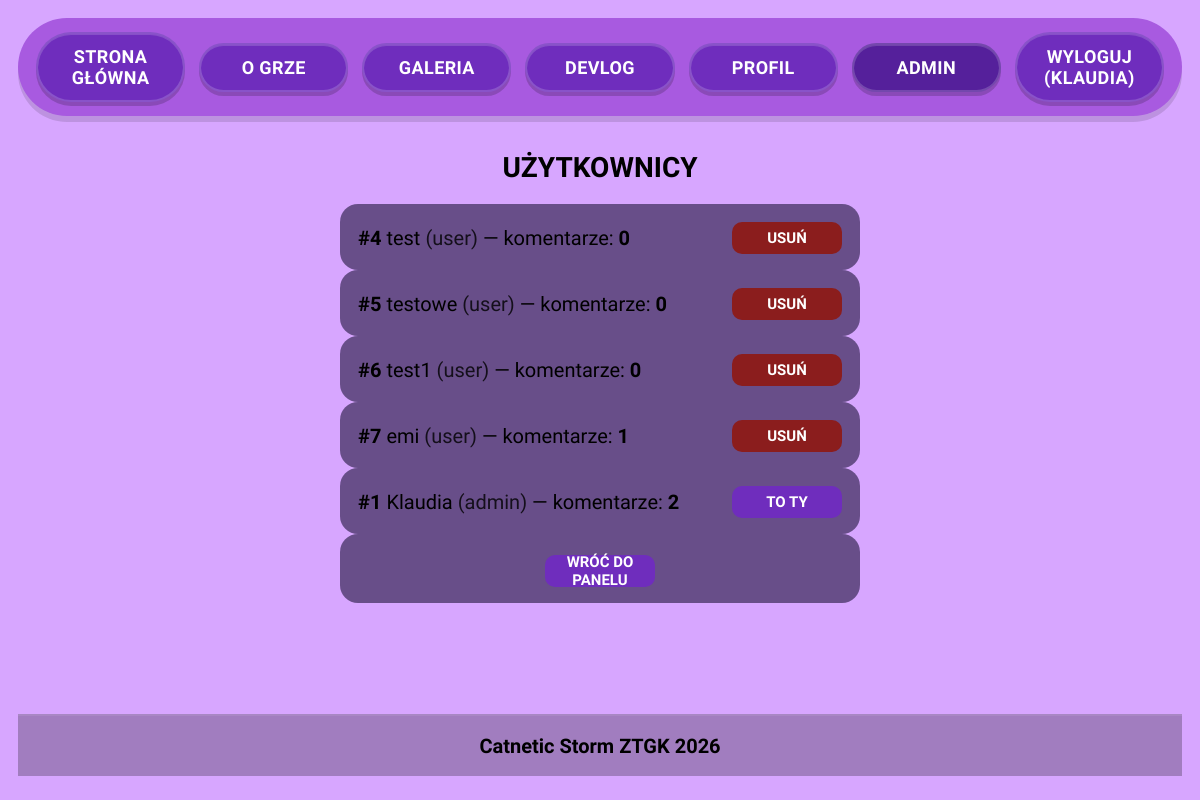
The page /admin/users.php (signed in) on the database its author committed.
### tables this page shows
CREATE TABLE `users` (
  `user_id` int(11) NOT NULL,
  `username` varchar(50) NOT NULL,
  `password` varchar(255) NOT NULL,
  `role` enum('admin','user') NOT NULL DEFAULT 'user',
  `created_at` timestamp NOT NULL DEFAULT current_timestamp()
);

### admin/users.php (the view, shortened to what this page needs)
<?php
require __DIR__ . '/../includes/db.php';
$stmt = $pdo->query("
  SELECT u.user_id, u.username, u.role,
    (SELECT COUNT(*) FROM comments c WHERE c.user_id = u.user_id) AS comments_count
  FROM users u
  ORDER BY u.role DESC, u.user_id ASC
");
$users = $stmt->fetchAll();
?>
<!DOCTYPE html>
<html lang="pl">
<head>
  <?php include __DIR__ . '/../includes/head.php'; ?>
</head>
<body>
  <?php include __DIR__ . '/../includes/header.php'; ?>
  <main>
    <section class="admin">
      <h1>Użytkownicy</h1>
      <?php if (!$users): ?>
        <div class="auth-card">Brak użytkowników.</div>
      <?php else: ?>
        <?php foreach ($users as $u): ?>
          <article class="auth-card" style="display:flex; justify-content:space-between; gap:12px; flex-wrap:wrap; align-items:center;">
            <div>
              <strong>#<?= (int)$u['user_id'] ?></strong>
              <?= htmlspecialchars($u['username']) ?>
              <span style="opacity:.8;">(<?= htmlspecialchars($u['role']) ?>)</span>
              — komentarze: <strong><?= (int)$u['comments_count'] ?></strong>
            </div>
            <div>
              <?php if ((int)$u['user_id'] === (int)$_SESSION['user_id']): ?>
                <button class="auth-btn" type="button" disabled>TO TY</button>
              <?php elseif (($u['role'] ?? '') === 'admin'): ?>
                <button class="auth-btn" type="button" disabled>ADMIN</button>
              <?php else: ?>
                <form method="post" action="users.php" style="display:inline;"
                      onsubmit="return confirm('Usunąć użytkownika i wszystkie jego komentarze?');">
                  <button class="auth-btn" type="submit" style="background:#8b1d1d;">USUŃ</button>
                </form>
              <?php endif; ?>
            </div>
          </article>
        <?php endforeach; ?>
      <?php endif; ?>
      <div class="auth-card auth-card--small">
        <a class="auth-btn auth-btn--link" href="index.php">WRÓĆ DO PANELU</a>
      </div>
    </section>
  </main>
  <?php include __DIR__ . '/../includes/footer.php'; ?>
</body>
</html>

### css/style.css (style rules this page uses)
:root { --bg: #d7a6ff; --menu-bg: #a85ae0; --pill: #6f2dbd; --pill-hover: #5c22a6; --pill-active: #55209b; --frame-bg: #b47ee0; --frame-border: #5a2aa4; }
* { box-sizing: border-box; font-family: inherit; }
body { margin: 0; font-family: 'Pixelify Sans', sans-serif; font-size: 20px; background: var(--bg); padding: 18px 18px 24px; display: flex; flex-direction: column; min-height: 100vh; }
main { width: 100%; display: flex; justify-content: center; padding: 0; flex: 1; }
.auth-card { width: min(520px, 92vw); background: rgba(74, 55, 104, .78); border-radius: 18px; padding: 18px 18px 16px; }
.auth-card--small { padding: 14px 18px 16px; text-align: center; }
.auth-btn { display: inline-flex; align-items: center; justify-content: center; width: 110px; height: 32px; background: #6f2dbd; color: #fff; border: 0; border-radius: 10px; font-family: 'Pixelify Sans', sans-serif; font-weight: 900; text-transform: uppercase; font-size: 15px; cursor: pointer; text-decoration: none; }
.auth-btn--link { margin-top: 0 !important; }
.admin h1 { font-size: 28px; text-align: center; margin-bottom: 20px; text-transform: uppercase; }

### rows shown on the page
users: user_id "4", username "test", role "user", comments_count "0"
users: user_id "5", username "testowe", role "user", comments_count "0"
users: user_id "6", username "test1", role "user", comments_count "0"
users: user_id "7", username "emi", role "user", comments_count "1"
users: user_id "1", username "Klaudia", role "admin", comments_count "2", shows "TO TY"

### other values the page prints
$_SESSION['username'] "KLAUDIA"
